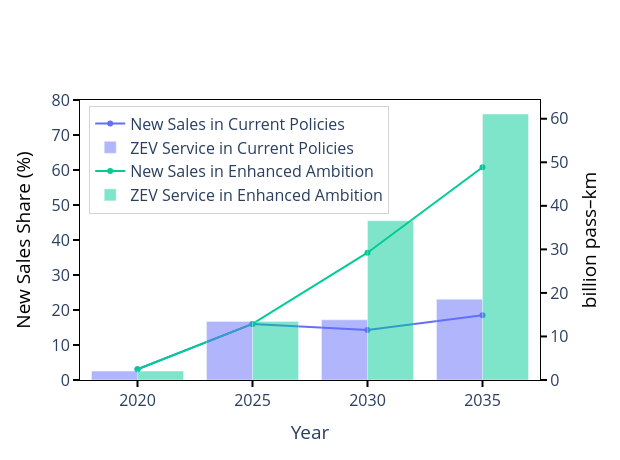

The notebook cell saved with this chart:
### Code cell
# ----------------------------
# Freight figure
# ----------------------------
fig_freight = go.Figure()
for scen in SCENARIOS:
    add_dual_series(
        fig_freight,
        df_frt_agg[df_frt_agg["scenario"] == scen],
        UNITS_FREIGHT,
        scenario=scen,
        left_name="New Sales",
        right_name="ZEV Service"
    )
# Vertical legend works better here due to bar stacking width
base_layout(fig_freight, y2_title="billion ton–km", width=620, height=460, legend_pos="v")
pio.write_image(fig_freight, "./fig/freight.png", width=620, height=460, scale=2)

fig_freight.update_layout(
    yaxis=dict(
        title=dict(text="New Sales Share (%)", font=dict(color="black")),
        range=[0, 80],  # <- yaxis1 범위 지정
        showticklabels=True,
        ticks="outside",
        ticklen=6, tickwidth=2, tickcolor="black",
        showline=True, linecolor="black", linewidth=1,
        dtick=10, mirror=True
    ),
    yaxis2=dict(
        title=dict(text="billion pass–km", font=dict(color="black")),
        tickcolor="black", ticklen=6, tickwidth=2, ticks="outside",
        overlaying="y", side="right",
        showline=True, linecolor="black", linewidth=1
    ),
    legend=dict(
        x=0.02,       # 왼쪽 여백 (0=완전 왼쪽)
        y=0.98,       # 위쪽 여백 (1=완전 위)
        xanchor="left",
        yanchor="top",
        bgcolor="rgba(255,255,255,0.6)",
        bordercolor="lightgray",
        borderwidth=1,
        orientation="v"  # 세로 정렬
    )
)

fig_freight.show()

### Figure 1 — Plotly figure (JSON) as saved in the notebook; plotly's stock layout.template omitted (floating-point values rounded to 4 significant figures)
{"data": [{"line": {"color": "#636EFA"}, "mode": "lines+markers", "name": "New Sales in Current Policies", "type": "scatter", "x": [2020, 2025, 2030, 2035], "y": [3.07, 16.02, 14.29, 18.51], "yaxis": "y"}, {"marker": {"color": "#636EFA"}, "name": "ZEV Service in Current Policies", "opacity": 0.5, "type": "bar", "x": [2020, 2025, 2030, 2035], "y": [2.047, 13.42, 13.82, 18.57], "yaxis": "y2"}, {"line": {"color": "#00CC96"}, "mode": "lines+markers", "name": "New Sales in Enhanced Ambition", "type": "scatter", "x": [2020, 2025, 2030, 2035], "y": [3.07, 16.02, 36.37, 60.78], "yaxis": "y"}, {"marker": {"color": "#00CC96"}, "name": "ZEV Service in Enhanced Ambition", "opacity": 0.5, "type": "bar", "x": [2020, 2025, 2030, 2035], "y": [2.047, 13.42, 36.56, 61.09], "yaxis": "y2"}], "layout": {"barmode": "group", "font": {"size": 16}, "height": 460, "legend": {"bgcolor": "rgba(255,255,255,0.6)", "bordercolor": "lightgray", "borderwidth": 1, "orientation": "v", "x": 0.02, "xanchor": "left", "y": 0.98, "yanchor": "top"}, "paper_bgcolor": "white", "plot_bgcolor": "white", "width": 620, "xaxis": {"linecolor": "black", "linewidth": 1, "mirror": true, "showline": true, "showticklabels": true, "tickcolor": "black", "ticklen": 6, "ticks": "outside", "tickwidth": 2, "title": {"text": "Year"}}, "yaxis": {"dtick": 10, "linecolor": "black", "linewidth": 1, "mirror": true, "range": [0, 80], "showline": true, "showticklabels": true, "tickcolor": "black", "ticklen": 6, "ticks": "outside", "tickwidth": 2, "title": {"font": {"color": "black"}, "text": "New Sales Share (%)"}}, "yaxis2": {"linecolor": "black", "linewidth": 1, "overlaying": "y", "showline": true, "side": "right", "tickcolor": "black", "ticklen": 6, "ticks": "outside", "tickwidth": 2, "title": {"font": {"color": "black"}, "text": "billion pass–km"}}}}
